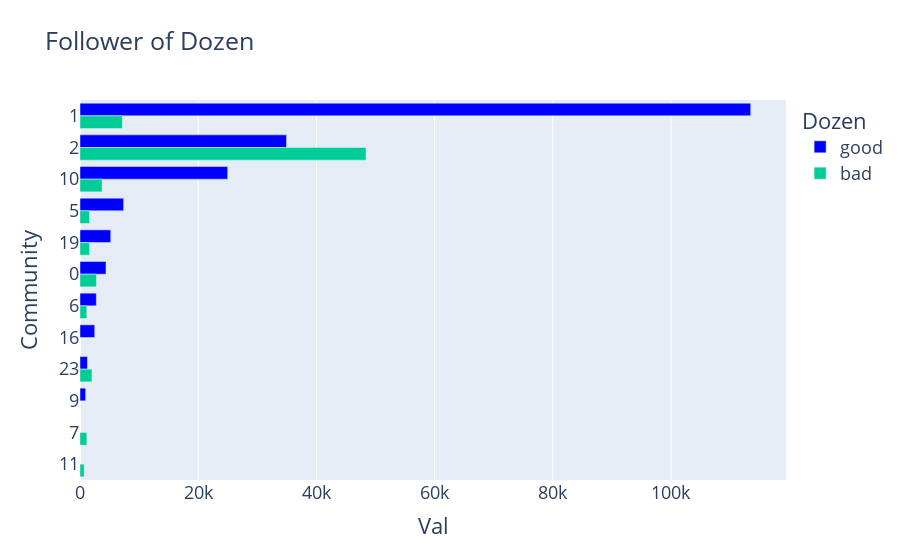

Notebook code for this chart:
### Code cell
s2 = val[:10]
tweets_utils.plot_two_hist(s2, s1, "Follower of Dozen")

### Figure 1 — Plotly figure (JSON) as saved in the notebook; plotly's stock layout.template omitted (floating-point values rounded to 4 significant figures)
{"data": [{"alignmentgroup": "True", "hovertemplate": "Dozen=good<br>Val=%{x}<br>Community=%{y}<extra></extra>", "legendgroup": "good", "marker": {"color": "blue", "pattern": {"shape": ""}}, "name": "good", "offsetgroup": "good", "orientation": "h", "showlegend": true, "textposition": "auto", "type": "bar", "x": [113490, 34942, 24994, 7386, 5203, 4400, 2766, 2495, 1259, 961], "xaxis": "x", "y": ["1", "2", "10", "5", "19", "0", "6", "16", "23", "9"], "yaxis": "y"}, {"alignmentgroup": "True", "hovertemplate": "Dozen=bad<br>Val=%{x}<br>Community=%{y}<extra></extra>", "legendgroup": "bad", "marker": {"color": "#00cc96", "pattern": {"shape": ""}}, "name": "bad", "offsetgroup": "bad", "orientation": "h", "showlegend": true, "textposition": "auto", "type": "bar", "x": [48402, 7156, 3735, 2782, 2021, 1619, 1600, 1155, 1151, 702], "xaxis": "x", "y": ["2", "1", "10", "0", "23", "19", "5", "7", "6", "11"], "yaxis": "y"}], "layout": {"barmode": "group", "font": {"size": 18}, "legend": {"title": {"text": "Dozen"}, "tracegroupgap": 0}, "title": {"text": "Follower of Dozen"}, "xaxis": {"anchor": "y", "domain": [0, 1], "title": {"text": "Val"}}, "yaxis": {"anchor": "x", "autorange": "reversed", "domain": [0, 1], "title": {"text": "Community"}}}}
